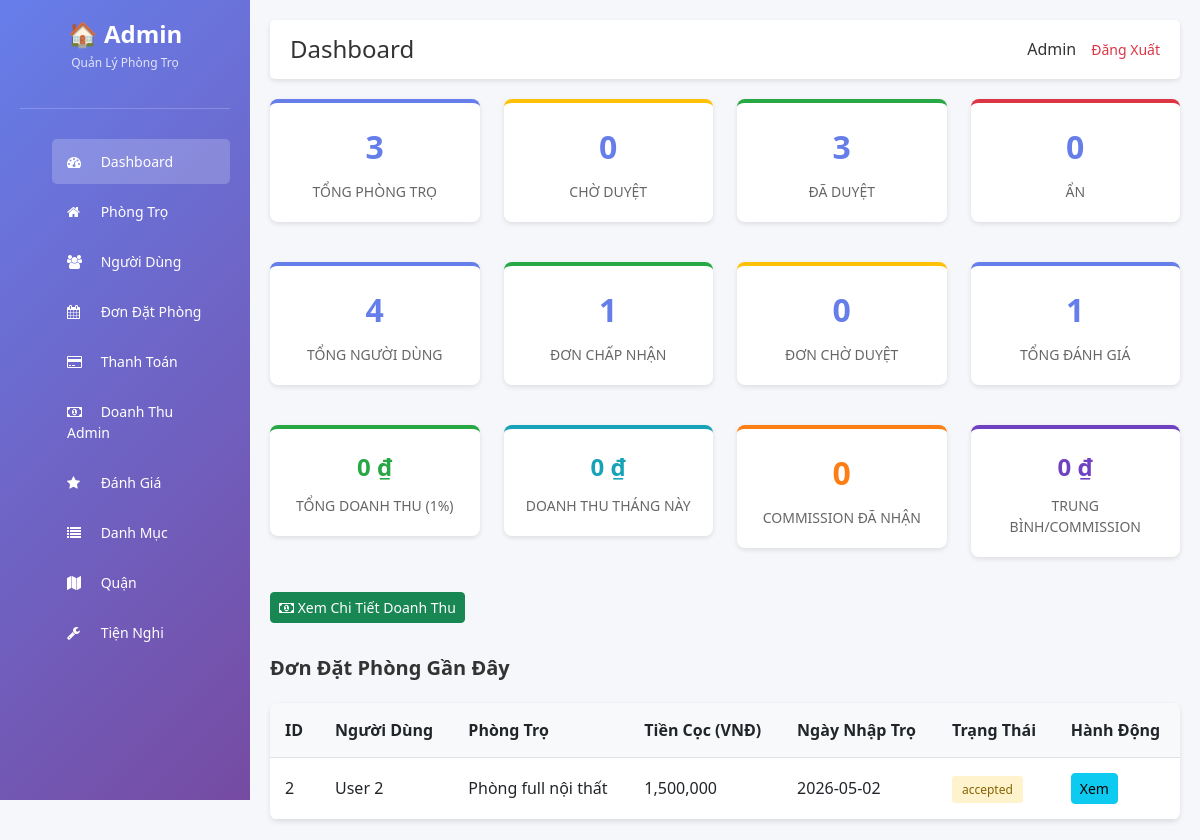
Page /public/admin/index.php (signed in) on the earlier database version.
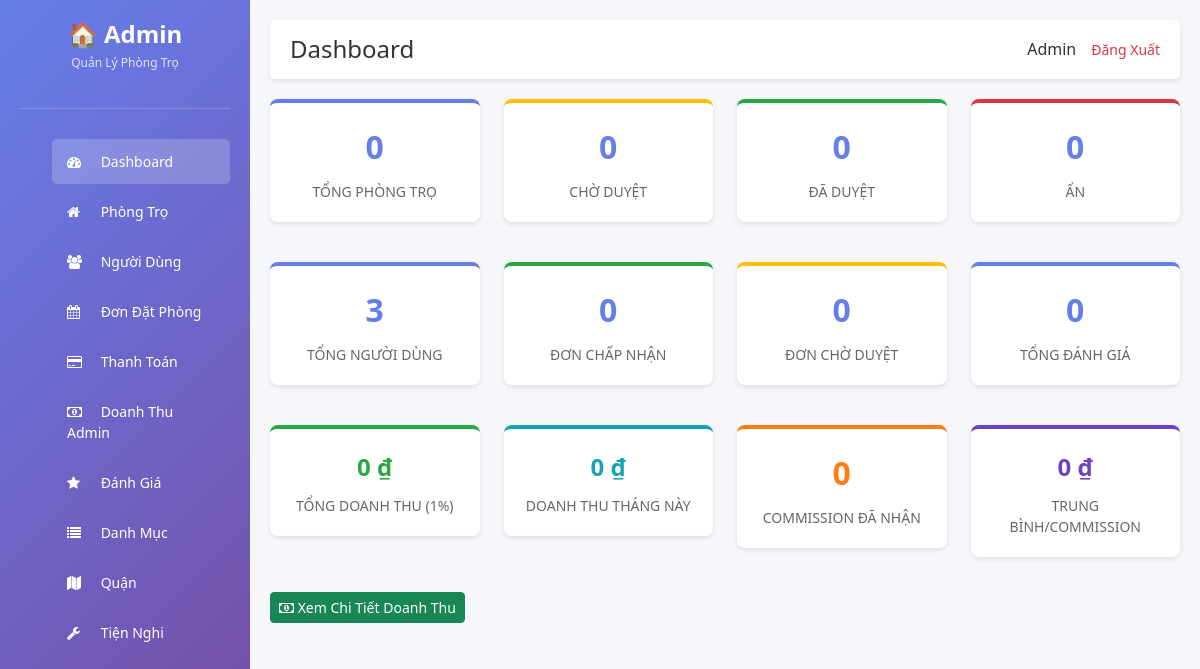
Same page on the later database version.
### tables this page shows
CREATE TABLE `bookings` (
  `id` int(11) NOT NULL,
  `user_id` int(11) DEFAULT NULL,
  `motel_id` int(11) DEFAULT NULL,
  `deposit_amount` int(11) DEFAULT NULL,
  `checkin_date` date DEFAULT NULL,
  `status` enum('pending','paid','accepted','completed','rejected','cancelled') DEFAULT 'pending',
  `created_at` timestamp NOT NULL DEFAULT current_timestamp()
);

CREATE TABLE `users` (
  `id` int(11) NOT NULL,
  `name` varchar(100) DEFAULT NULL,
  `email` varchar(150) DEFAULT NULL,
  `password` varchar(255) DEFAULT NULL,
  `reset_token` varchar(64) DEFAULT NULL,
  `reset_expires` datetime DEFAULT NULL,
  `phone` varchar(20) DEFAULT NULL,
  `avatar` varchar(255) DEFAULT NULL,
  `role` enum('user','owner','admin') DEFAULT 'user',
  `created_at` timestamp NOT NULL DEFAULT current_timestamp(),
  `status` varchar(20) DEFAULT 'pending' COMMENT 'pending, approved, rejected, blocked'
);

CREATE TABLE `motels` (
  `id` int(11) NOT NULL,
  `title` varchar(255) NOT NULL,
  `description` text DEFAULT NULL,
  `price` int(11) NOT NULL,
  `area` int(11) DEFAULT NULL,
  `address` varchar(255) DEFAULT NULL,
  `lat` decimal(10,8) DEFAULT NULL,
  `lng` decimal(11,8) DEFAULT NULL,
  `phone` varchar(20) DEFAULT NULL,
  `user_id` int(11) NOT NULL,
  `category_id` int(11) DEFAULT NULL,
  `district_id` int(11) DEFAULT NULL,
  `status` enum('pending','approved','hidden') DEFAULT 'pending',
  `count_view` int(11) DEFAULT 0,
  `created_at` timestamp NOT NULL DEFAULT current_timestamp(),
  `updated_at` timestamp NULL DEFAULT NULL
);

### public/admin_init.php (called while the page is built, shortened)
<?php
require_once __DIR__ . '/../config/database.php';
require_once __DIR__ . '/../core/Database.php';
require_once __DIR__ . '/../core/Motel.php';
require_once __DIR__ . '/../core/User.php';
require_once __DIR__ . '/../core/Booking.php';
require_once __DIR__ . '/../core/Payment.php';
require_once __DIR__ . '/../app/controller/DashboardController.php';
require_once __DIR__ . '/../app/controller/ActivityLogController.php';
$db = new Database($conn);
?>

### app/controller/DashboardController.php (called while the page is built, shortened)
<?php
class DashboardController {
    private $motel;
    private $user;
    private $booking;
    private $payment;
    private $review;
    private $revenue;
    public function __construct($db) {
        $this->motel = new Motel($db);
        $this->user = new User($db);
        $this->booking = new Booking($db);
        $this->payment = new Payment($db);
        $this->review = new Review($db);
        $this->revenue = new AdminRevenue($db);
    }
    public function index() {
        $data = [];
        $data['motel_stats'] = $this->motel->getStats();
        $data['user_stats'] = $this->user->getStats();
        $data['booking_stats'] = $this->booking->getStats();
        $data['payment_stats'] = $this->payment->getStats();
        $data['total_reviews'] = $this->review->getTotal();
        $admin_id = isset($_SESSION['user_id']) ? $_SESSION['user_id'] : 1;
        $data['revenue_stats'] = $this->revenue->getStats($admin_id);
        $data['recent_motels'] = $this->motel->getAll(1, 5, 'pending');
        $data['recent_bookings'] = $this->booking->getAll(1, 5);
        return $data;
    }
}
?>

### core/Motel.php (called while the page is built, shortened)
<?php
class Motel {
    private $db;
    public function __construct($database) {
        $this->db = $database;
    }
    public function getStats() {
        $stats = [];
        $stats['total'] = $this->db->count('motels');
        $stats['pending'] = $this->db->count('motels', "status = 'pending'");
        $stats['approved'] = $this->db->count('motels', "status = 'approved'");
        $stats['hidden'] = $this->db->count('motels', "status = 'hidden'");
        return $stats;
    }
}
?>

### core/Database.php (called while the page is built, shortened)
<?php
class Database {
    private $conn;
    public function __construct($connection) {
        $this->conn = $connection;
    }
    public function query($sql) {
        return $this->conn->query($sql);
    }
    public function getRow($sql) {
        $result = $this->conn->query($sql);
        if ($result && $result->num_rows > 0) {
            return $result->fetch_assoc();
        }
        return false;
    }
    public function count($table, $where = '') {
        $sql = "SELECT COUNT(*) as count FROM $table";
        if ($where) {
            $sql .= " WHERE $where";
        }
        $result = $this->conn->query($sql);
        if ($result) {
            $row = $result->fetch_assoc();
            return $row['count'];
        }
        return 0;
    }
}
?>

### core/User.php (called while the page is built, shortened)
<?php
class User {
    private $db;
    public function __construct($database) {
        $this->db = $database;
    }
    public function getStats() {
        $stats = [];
        $stats['total'] = $this->db->count('users');
        $stats['admin'] = $this->db->count('users', "role = 'admin'");
        $stats['owner'] = $this->db->count('users', "role = 'owner'");
        $stats['user'] = $this->db->count('users', "role = 'user'");
        return $stats;
    }
}
?>

### core/Booking.php (called while the page is built, shortened)
<?php
class Booking {
    private $db;
    public function __construct($database) {
        $this->db = $database;
    }
    public function getStats() {
        $stats = [];
        $stats['total'] = $this->db->count('bookings');
        $stats['pending'] = $this->db->count('bookings', "status = 'pending'");
        $stats['paid'] = $this->db->count('bookings', "status = 'paid'");
        $stats['accepted'] = $this->db->count('bookings', "status = 'accepted'");
        $stats['completed'] = $this->db->count('bookings', "status = 'completed'");
        return $stats;
    }
}
?>

### core/Payment.php (called while the page is built, shortened)
<?php
class Payment {
    private $db;
    public function __construct($database) {
        $this->db = $database;
    }
    public function getStats() {
        $stats = [];
        $stats['total'] = $this->db->count('payments');
        $stats['pending'] = $this->db->count('payments', "status = 'pending'");
        $stats['held'] = $this->db->count('payments', "status = 'held'");
        $stats['released'] = $this->db->count('payments', "status = 'released'");
        $result = $this->db->getRow("SELECT SUM(amount) as total_amount FROM payments WHERE status = 'released'");
        $stats['total_amount'] = $result['total_amount'] ?? 0;
        return $stats;
    }
}
?>

### public/admin/index.php (the view, shortened to what the changed rows need)
<?php
require_once __DIR__ . '/../admin_init.php';
$dashboard = new DashboardController($db);
$data = $dashboard->index();
?>
<!DOCTYPE html>
<html lang="vi">
<head>
    <link href="https://cdn.jsdelivr.net/npm/bootstrap@5.3.0/dist/css/bootstrap.min.css" rel="stylesheet">
    <link href="https://cdn.jsdelivr.net/npm/font-awesome@4.7.0/css/font-awesome.min.css" rel="stylesheet">
</head>
<body>
    <div class="sidebar">
        <div class="logo">
            <h2>🏠 Admin</h2>
        </div>
    </div>
    <div class="main-content">
        <div class="topbar">
            <h1 style="margin: 0; font-size: 24px; color: #333;">Dashboard</h1>
            <div class="user-info">
            </div>
        </div>
        <div class="row">
            <div class="col-md-3">
                <div class="stat-card primary">
                    <div class="stat-value"><?php echo $data['motel_stats']['total']; ?></div>
                    <div class="stat-label">Tổng Phòng Trọ</div>
                </div>
            </div>
            <div class="col-md-3">
            </div>
            <div class="col-md-3">
                <div class="stat-card success">
                    <div class="stat-value"><?php echo $data['motel_stats']['approved']; ?></div>
                    <div class="stat-label">Đã Duyệt</div>
                </div>
            </div>
            <div class="col-md-3">
            </div>
        </div>
        <div class="row" style="margin-top: 20px;">
            <div class="col-md-3">
                <div class="stat-card primary">
                    <div class="stat-value"><?php echo $data['user_stats']['total']; ?></div>
                    <div class="stat-label">Tổng Người Dùng</div>
                </div>
            </div>
            <div class="col-md-3">
                <div class="stat-card success">
                    <div class="stat-value"><?php echo $data['booking_stats']['accepted']; ?></div>
                    <div class="stat-label">Đơn Chấp Nhận</div>
                </div>
            </div>
            <div class="col-md-3">
            </div>
            <div class="col-md-3">
                <div class="stat-card primary">
                    <div class="stat-value"><?php echo $data['total_reviews']; ?></div>
                    <div class="stat-label">Tổng Đánh Giá</div>
                </div>
            </div>
        </div>
        <div class="row" style="margin-top: 20px;">
            <div class="col-md-3">
            </div>
            <div class="col-md-3">
            </div>
            <div class="col-md-3">
            </div>
            <div class="col-md-3">
            </div>
        </div>
        <div style="margin-top: 15px;">
            <a href="<?php echo ADMIN_URL; ?>admin_revenue.php" class="btn btn-success btn-sm">
            </a>
        </div>
        <?php if (!empty($data['recent_bookings'])): ?>
        <div class="section-title">Đơn Đặt Phòng Gần Đây</div>
        <div class="recent-list">
            <table>
                <thead>
                    <tr>
                        <th>ID</th>
                        <th>Người Dùng</th>
                        <th>Phòng Trọ</th>
                        <th>Tiền Cọc (VNĐ)</th>
                        <th>Ngày Nhập Trọ</th>
                        <th>Trạng Thái</th>
                        <th>Hành Động</th>
                    </tr>
                </thead>
                <tbody>
                    <?php foreach ($data['recent_bookings'] as $booking): ?>
                    <tr>
                        <td><?php echo $booking['id']; ?></td>
                        <td><?php echo htmlspecialchars($booking['user_name'] ?? 'N/A'); ?></td>
                        <td><?php echo htmlspecialchars($booking['motel_title'] ?? 'N/A'); ?></td>
                        <td><?php echo number_format($booking['deposit_amount'] ?? 0); ?></td>
                        <td><?php echo $booking['checkin_date']; ?></td>
                        <td><span class="pending-badge"><?php echo $booking['status']; ?></span></td>
                        <td>
                            <a href="<?php echo ADMIN_URL . 'booking_detail.php?id=' . $booking['id']; ?>" class="btn btn-sm btn-info">Xem</a>
                        </td>
                    </tr>
                    <?php endforeach; ?>
                </tbody>
            </table>
        </div>
        <?php endif; ?>
    </div>
</body>
</html>

Differences in the rows shown:
removed bookings: id "2", user.name "User 2", motel.title "Phòng full nội thất", deposit_amount "1,500,000", checkin_date "2026-05-02", status "accepted"
Other differences:
$data['motel_stats']['total']: "3" → "0"
$data['motel_stats']['approved']: "3" → "0"
$data['user_stats']['total']: "4" → "3"
$data['booking_stats']['accepted']: "1" → "0"
$data['total_reviews']: "1" → "0"
text no longer shown: "Đơn Đặt Phòng Gần Đây ID Người Dùng Phòng Trọ Tiền Cọc (VNĐ) Ngày Nhập Trọ Trạng Thái Hành Động"
